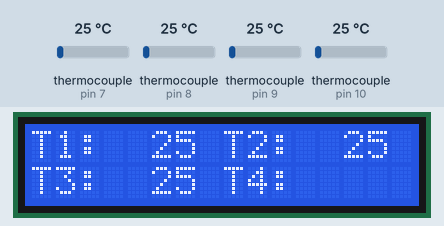
This sketch was run on a simulated Arduino Uno, built with avr-gcc and run on an emulated ATmega328P. Parts: 16×2 character LCD. The test bench sets the inputs (shaded band); at power-on: thermocouple (sensors on pin 7, pin 8, pin 9, pin 10) 25 °C.

Above: at 1.9 s.
2.0 s: thermocouple (sensor on pin 7) set to 6 °C
At 3.5 s:
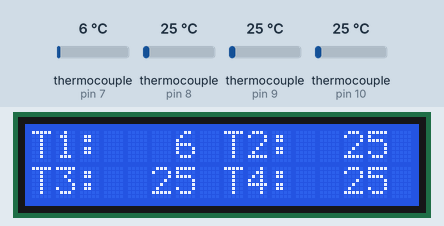
3.8 s: thermocouple (sensor on pin 8) set to 6 °C
At 6.0 s:
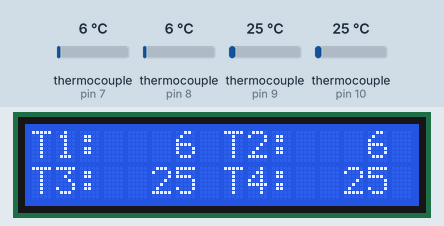
6.6 s: thermocouple (sensor on pin 9) set to 6 °C
At 8.5 s:
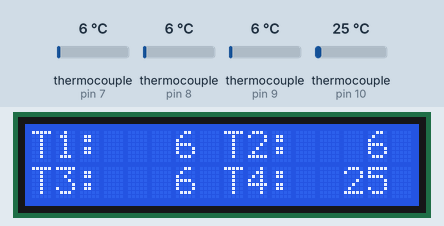
9.3 s: thermocouple (sensor on pin 10) set to 6 °C
At 11.8 s:
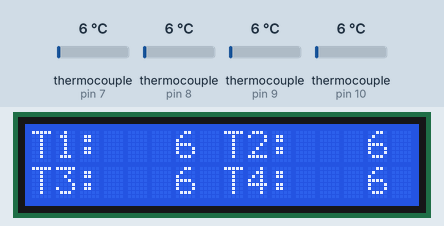
12.1 s: thermocouple (sensor on pin 7) set to 75 °C
At 14.6 s:
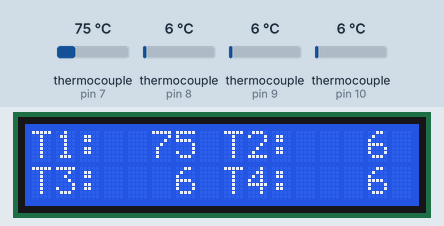
14.9 s: thermocouple (sensor on pin 8) set to 75 °C
At 17.1 s:
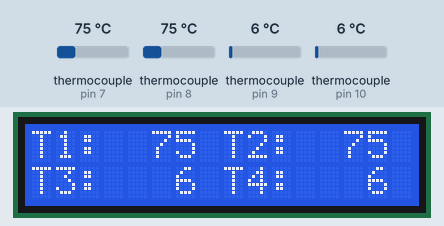
Timing chart, 0 to 18.6 s (numbered marks = the images above; inputs shaded):
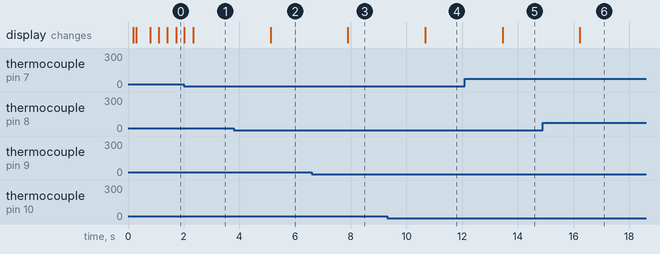

The sketch:

egt_display.ino
```cpp
/**
* Arduino EGT Display
*/
#define DEBUG_ENABLED false

#include <Wire.h>
#include <LiquidCrystal_I2C.h>

#include <max6675.h>

const int THERMO_SLAVE_OUT = 12;
const int THERMO_CLOCK = 13;

const int THERMO_CS_BANK_1 = 7;
const int THERMO_CS_BANK_2 = 8;
const int THERMO_CS_BANK_3 = 9;
const int THERMO_CS_BANK_4 = 10;

char intStringBuff[4];

LiquidCrystal_I2C lcd(0x27, 16, 2);

MAX6675 thermocoupleBank1(THERMO_CLOCK, THERMO_CS_BANK_1, THERMO_SLAVE_OUT);
MAX6675 thermocoupleBank2(THERMO_CLOCK, THERMO_CS_BANK_2, THERMO_SLAVE_OUT);
MAX6675 thermocoupleBank3(THERMO_CLOCK, THERMO_CS_BANK_3, THERMO_SLAVE_OUT);
MAX6675 thermocoupleBank4(THERMO_CLOCK, THERMO_CS_BANK_4, THERMO_SLAVE_OUT);

void setup() {
  setupScreen();

#if DEBUG_ENABLED == true
  Serial.begin(9600);
  Serial.println("MAX6675 test");
#endif

  // wait for MAX chip to stabilize
  delay(500);

  // set all chips high
  setAllPinsToHigh();
}

void loop() {
  printFirstLine();
  printSecondLine();
}

void setupScreen() {
  lcd.init();
  lcd.backlight();
  lcd.clear();
  printSplashScreen();
}

void printSplashScreen() {
  lcd.home();
  lcd.print("EGT...");
  delay(100);
  lcd.setCursor(0, 1);  //jump to new line
  lcd.print("        ...QUACK");
  delay(100);
  lcd.clear();
}

void printFirstLine() {
  lcd.home();
  lcd.print("T1:");
  printFourDigitInt(getEgt(thermocoupleBank1, 1));

  lcd.print(" T2:");
  printFourDigitInt(getEgt(thermocoupleBank2, 2));
}

void printSecondLine() {
  lcd.setCursor(0, 1);  //jump to new line
  lcd.print("T3:");
  printFourDigitInt(getEgt(thermocoupleBank3, 3));

  lcd.print(" T4:");
  printFourDigitInt(getEgt(thermocoupleBank4, 4));
}

void printFourDigitInt(int value) {
  sprintf(intStringBuff, "%4d", value);
  lcd.print(intStringBuff);
}

int getEgt(MAX6675 thermocouple, int bankIndex) {
  float tempCelsius = thermocouple.readCelsius();

#if DEBUG_ENABLED == true
  Serial.print("EGT");
  Serial.println(bankIndex);
  Serial.println(tempCelsius);
#endif

  setAllPinsToHigh();  // this should be redundant, as library does set the pin to HIGH, but...
  delay(300);          // to make sure that MAX6675 stops emitting data to the bus
  return int(trunc(tempCelsius));
}

void setAllPinsToHigh() {
  digitalWrite(THERMO_CS_BANK_1, HIGH);
  digitalWrite(THERMO_CS_BANK_2, HIGH);
  digitalWrite(THERMO_CS_BANK_3, HIGH);
  digitalWrite(THERMO_CS_BANK_4, HIGH);
}
```

Measured:
- after the input at 2.0 s, the display: first differs from a run without the input after 0.34 s (image 1)
- after the input at 3.8 s, the display: changes after 1.3 s (image 2)
- after the input at 6.6 s, the display: changes after 1.3 s (image 3)
- after the input at 9.3 s, the display: changes after 1.4 s (image 4)
- after the input at 12.1 s, the display: changes after 1.3 s (image 5)
- after the input at 14.9 s, the display: changes after 1.3 s (image 6)
